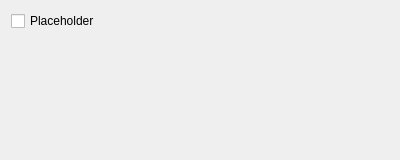
<?xml version="1.0" encoding="UTF-8"?>
<ui version="4.0">
 <class>KWin::kwinDevEffectConfigForm</class>
 <widget class="QWidget" name="KWin::kwinDevEffectConfigForm">
  <property name="geometry">
   <rect>
    <x>0</x>
    <y>0</y>
    <width>400</width>
    <height>160</height>
   </rect>
  </property>
  <layout class="QVBoxLayout" name="verticalLayout">
   <item>
    <widget class="QCheckBox" name="kcfg_SomeProperty">
     <property name="text">
      <string>Placeholder</string>
     </property>
    </widget>
   </item>
   <item>
    <spacer name="verticalSpacer">
     <property name="orientation">
      <enum>Qt::Vertical</enum>
     </property>
     <property name="sizeHint" stdset="0">
      <size>
       <width>20</width>
       <height>40</height>
      </size>
     </property>
    </spacer>
   </item>
  </layout>
 </widget>
 <resources/>
 <connections/>
</ui>
